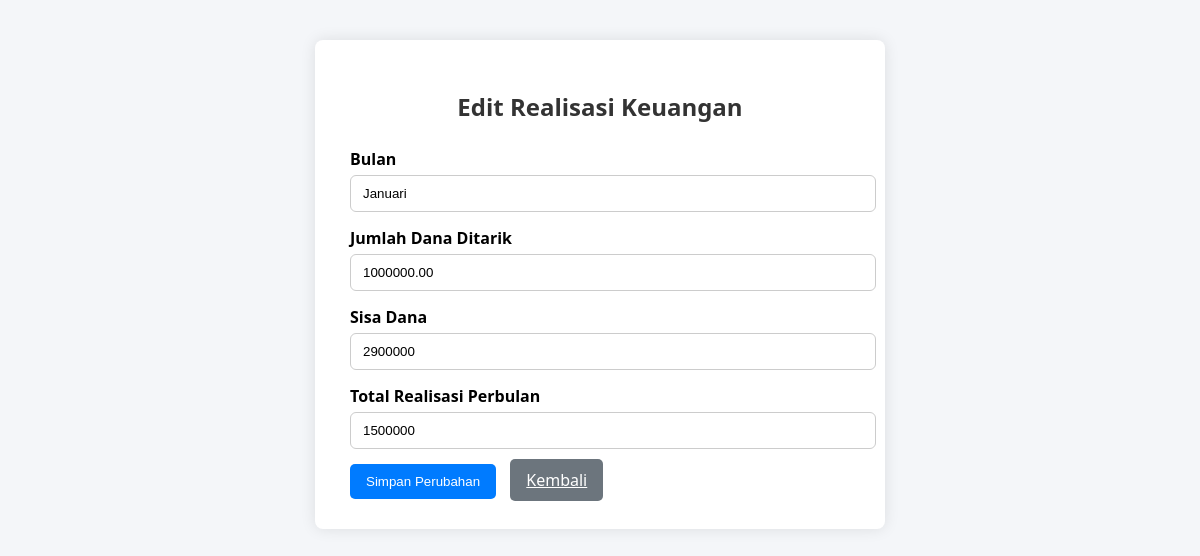
Page /edit_realisasi_keuangan.php?bulan=Januari on the committed database.
### tables this page shows
CREATE TABLE `realisasi_keuangan` (
  `id` int(11) NOT NULL,
  `bulan` varchar(50) DEFAULT NULL,
  `jumlah_dana_ditarik` decimal(15,2) NOT NULL,
  `sisa_dana` int(51) NOT NULL,
  `total_realisasi_perbulan` decimal(54,0) NOT NULL,
  `status_approve` varchar(20) DEFAULT 'pending'
);

### edit_realisasi_keuangan.php (the view, shortened to what this page needs)
<?php
$conn = new mysqli("localhost", "root", "", "dinas_pertanian");
$bulan = $_SERVER["REQUEST_METHOD"] === "POST" ? ($_POST['bulan_lama'] ?? null) : ($_GET['bulan'] ?? null);
$stmt = $conn->prepare("SELECT * FROM realisasi_keuangan WHERE bulan = ?");
$stmt->bind_param("s", $bulan);
$stmt->execute();
$result = $stmt->get_result();
$data = $result->fetch_assoc();
?>
<!DOCTYPE html>
<html>
<head>
</head>
<body>
<div class="container">
    <h2>Edit Realisasi Keuangan</h2>
    <form method="POST">
        <div class="form-group">
            <label for="bulan">Bulan</label>
            <input type="text" id="bulan" name="bulan" value="<?= htmlspecialchars($data['bulan']) ?>" required>
        </div>
        <div class="form-group">
            <label for="jumlah_dana_ditarik">Jumlah Dana Ditarik</label>
            <input type="number" step="0.01" id="jumlah_dana_ditarik" name="jumlah_dana_ditarik" value="<?= $data['jumlah_dana_ditarik'] ?>" required>
        </div>
        <div class="form-group">
            <label for="sisa_dana">Sisa Dana</label>
            <input type="number" id="sisa_dana" name="sisa_dana" value="<?= $data['sisa_dana'] ?>" required>
        </div>
        <div class="form-group">
            <label for="total_realisasi_perbulan">Total Realisasi Perbulan</label>
            <input type="number" step="0.01" id="total_realisasi_perbulan" name="total_realisasi_perbulan" value="<?= $data['total_realisasi_perbulan'] ?>" required>
        </div>
        <button type="submit" class="btn">Simpan Perubahan</button>
        <a href="realisasi_keuangan.php" class="btn btn-cancel">Kembali</a>
    </form>
</div>
</body>
</html>

### edit_realisasi_keuangan.php (style rules this page uses)
body { font-family: 'Segoe UI', sans-serif; background-color: #f4f6f9; margin: 0; padding: 40px; }
.container { background: #fff; padding: 30px 35px; border-radius: 8px; width: 500px; margin: auto; box-shadow: 0 0 15px rgba(0,0,0,0.1); }
h2 { text-align: center; margin-bottom: 25px; color: #333; }
.form-group { margin-bottom: 15px; }
label { font-weight: 600; display: block; margin-bottom: 5px; }
input[type="text"], input[type="number"] { width: 100%; padding: 10px 12px; border: 1px solid #ccc; border-radius: 6px; }
.btn { background: #007bff; color: white; padding: 10px 16px; border: none; border-radius: 5px; cursor: pointer; }
.btn-cancel { background: #6c757d; margin-left: 10px; }

### rows in the picture
realisasi_keuangan: bulan "Januari", jumlah_dana_ditarik "1000000.00", sisa_dana "2900000", total_realisasi_perbulan "1500000"
